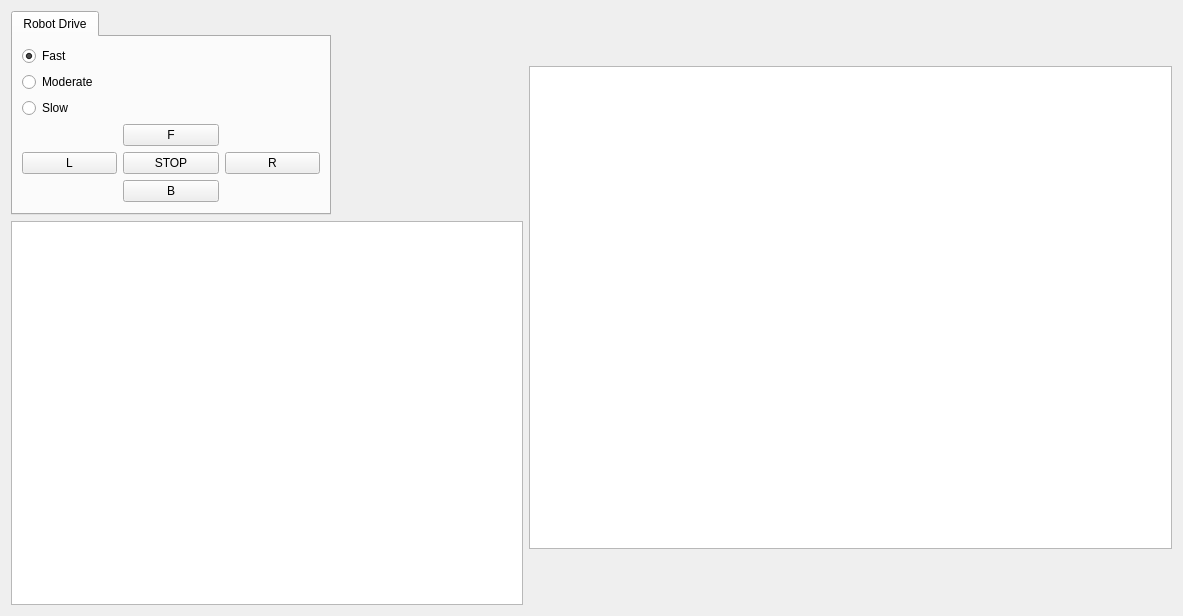
      <widget class="QWidget" name="tab_7">
       <attribute name="title">
        <string>easy control</string>
       </attribute>
       <layout class="QGridLayout" name="gridLayout_15">
        <item row="0" column="0">
         <widget class="QTabWidget" name="drive_2">
          <property name="sizePolicy">
           <sizepolicy hsizetype="Preferred" vsizetype="Preferred">
            <horstretch>0</horstretch>
            <verstretch>0</verstretch>
           </sizepolicy>
          </property>
          <property name="maximumSize">
           <size>
            <width>320</width>
            <height>16777215</height>
           </size>
          </property>
          <property name="toolTip">
           <string/>
          </property>
          <property name="currentIndex">
           <number>0</number>
          </property>
          <widget class="QWidget" name="tab_27">
           <attribute name="title">
            <string>Robot Drive</string>
           </attribute>
           <layout class="QGridLayout" name="gridLayout_19">
            <item row="0" column="0">
             <widget class="QRadioButton" name="speed_fast_2">
              <property name="text">
               <string>Fast</string>
              </property>
              <property name="checked">
               <bool>true</bool>
              </property>
             </widget>
            </item>
            <item row="1" column="0">
             <widget class="QRadioButton" name="speed_moderate_2">
              <property name="text">
               <string>Moderate</string>
              </property>
             </widget>
            </item>
            <item row="2" column="0">
             <widget class="QRadioButton" name="speed_slow_2">
              <property name="text">
               <string>Slow</string>
              </property>
             </widget>
            </item>
            <item row="3" column="0">
             <layout class="QGridLayout" name="gridLayout_36">
              <item row="0" column="1">
               <widget class="QPushButton" name="Forward_2">
                <property name="text">
                 <string>F</string>
                </property>
               </widget>
              </item>
              <item row="1" column="0">
               <widget class="QPushButton" name="TURNLEFT_2">
                <property name="text">
                 <string>L</string>
                </property>
               </widget>
              </item>
              <item row="1" column="1">
               <widget class="QPushButton" name="STOP_2">
                <property name="text">
                 <string>STOP</string>
                </property>
               </widget>
              </item>
              <item row="1" column="2">
               <widget class="QPushButton" name="TURNRIGHT_2">
                <property name="text">
                 <string>R</string>
                </property>
               </widget>
              </item>
              <item row="2" column="1">
               <widget class="QPushButton" name="BACKWARD_2">
                <property name="text">
                 <string>B</string>
                </property>
               </widget>
              </item>
             </layout>
            </item>
           </layout>
          </widget>
         </widget>
        </item>
        <item row="0" column="1" rowspan="2">
         <widget class="MyQGraphicsView" name="frontView">
          <property name="sizePolicy">
           <sizepolicy hsizetype="Preferred" vsizetype="Preferred">
            <horstretch>0</horstretch>
            <verstretch>0</verstretch>
           </sizepolicy>
          </property>
          <property name="minimumSize">
           <size>
            <width>643</width>
            <height>483</height>
           </size>
          </property>
          <property name="maximumSize">
           <size>
            <width>643</width>
            <height>483</height>
           </size>
          </property>
          <property name="focusPolicy">
           <enum>Qt::NoFocus</enum>
          </property>
          <property name="toolTip">
           <string>Display the robot's hd camera </string>
          </property>
          <property name="interactive">
           <bool>false</bool>
          </property>
          <property name="cacheMode">
           <set>QGraphicsView::CacheBackground</set>
          </property>
          <property name="resizeAnchor">
           <enum>QGraphicsView::AnchorViewCenter</enum>
          </property>
          <property name="viewportUpdateMode">
           <enum>QGraphicsView::SmartViewportUpdate</enum>
          </property>
         </widget>
        </item>
        <item row="1" column="0">
         <widget class="MyQGraphicsView" name="mapView">
          <property name="sizePolicy">
           <sizepolicy hsizetype="Preferred" vsizetype="Preferred">
            <horstretch>0</horstretch>
            <verstretch>0</verstretch>
           </sizepolicy>
          </property>
          <property name="minimumSize">
           <size>
            <width>512</width>
            <height>384</height>
           </size>
          </property>
          <property name="maximumSize">
           <size>
            <width>16777215</width>
            <height>16777215</height>
           </size>
          </property>
          <property name="focusPolicy">
           <enum>Qt::NoFocus</enum>
          </property>
          <property name="toolTip">
           <string>Display the robot's hd camera </string>
          </property>
          <property name="interactive">
           <bool>false</bool>
          </property>
          <property name="cacheMode">
           <set>QGraphicsView::CacheBackground</set>
          </property>
          <property name="resizeAnchor">
           <enum>QGraphicsView::AnchorViewCenter</enum>
          </property>
          <property name="viewportUpdateMode">
           <enum>QGraphicsView::SmartViewportUpdate</enum>
          </property>
         </widget>
        </item>
       </layout>
      </widget>
